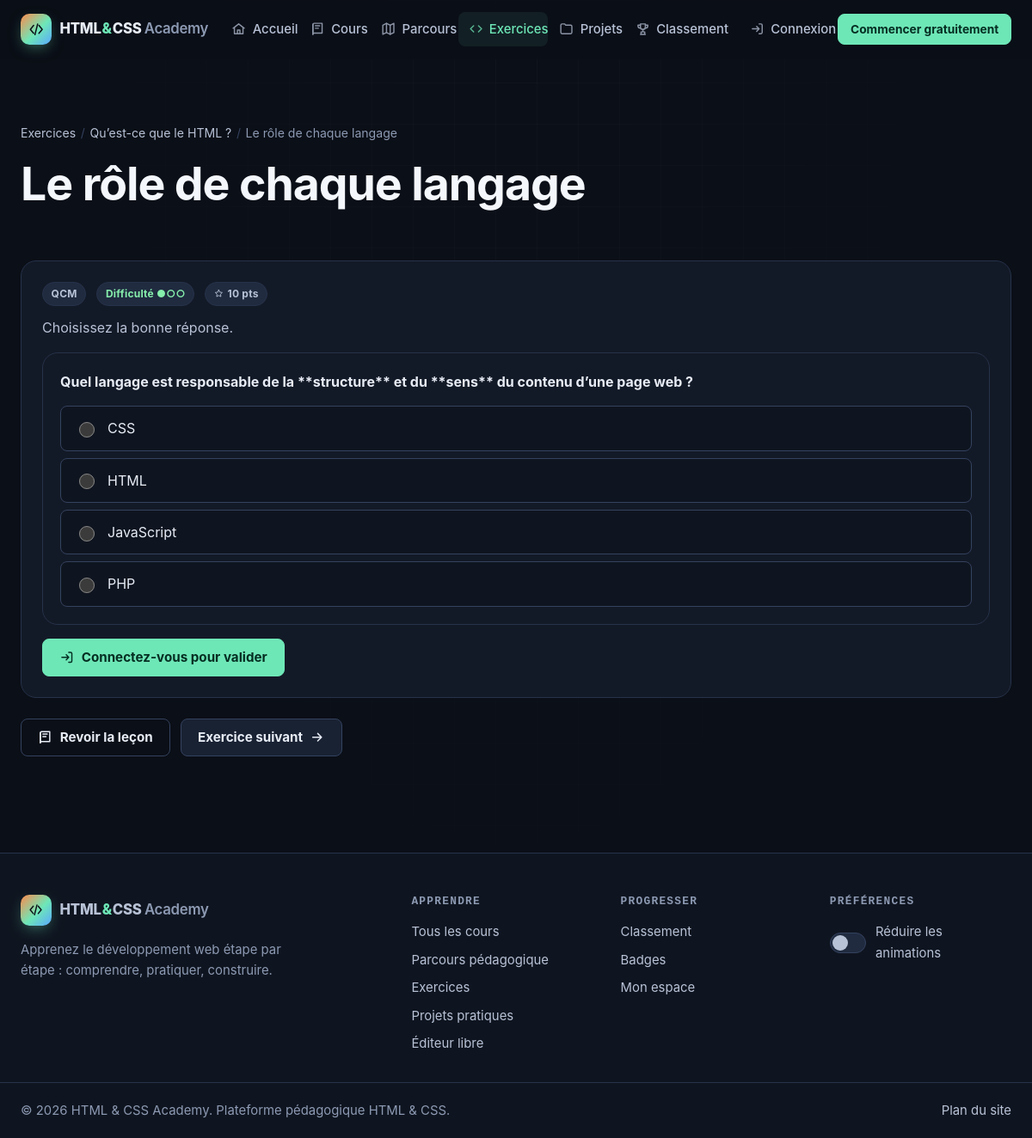
/exercice/qu-est-ce-que-html-ex2, run on the app's committed database.
### tables this page shows
CREATE TABLE lessons (
  id               INT UNSIGNED NOT NULL AUTO_INCREMENT,
  module_id        INT UNSIGNED NOT NULL,
  title            VARCHAR(150) NOT NULL,
  slug             VARCHAR(150) NOT NULL,
  duration_minutes SMALLINT UNSIGNED NOT NULL DEFAULT 10,
  introduction     TEXT         NOT NULL,
  objectives       JSON         NULL COMMENT 'Liste des objectifs',
  prerequisites    JSON         NULL COMMENT 'Liste des prérequis',
  theory           MEDIUMTEXT   NOT NULL COMMENT 'Explication théorique (Markdown restreint)',
  syntax_code      TEXT         NULL COMMENT 'Syntaxe minimale',
  simple_html      TEXT         NULL,
  simple_css       TEXT         NULL,
  example_html     MEDIUMTEXT   NULL COMMENT 'Exemple détaillé (HTML)',
  example_css      MEDIUMTEXT   NULL COMMENT 'Exemple détaillé (CSS)',
  line_by_line     JSON         NULL COMMENT '[[code, explication], ...]',
  reference_items  JSON         NULL COMMENT '[[balise/propriété, description], ...]',
  common_mistakes  JSON         NULL,
  best_practices   JSON         NULL,
  practical        TEXT         NULL COMMENT 'Utilisation dans un vrai projet (Markdown)',
  summary_points   JSON         NULL,
  challenge        TEXT         NULL,
  is_published     TINYINT(1)   NOT NULL DEFAULT 1,
  sort_order       SMALLINT     NOT NULL DEFAULT 0,
  created_at       DATETIME     NOT NULL DEFAULT CURRENT_TIMESTAMP,
  updated_at       DATETIME     NOT NULL DEFAULT CURRENT_TIMESTAMP ON UPDATE CURRENT_TIMESTAMP,
  PRIMARY KEY (id),
  UNIQUE KEY uq_lessons_slug (slug),
  KEY idx_lessons_module (module_id, sort_order),
  KEY idx_lessons_published (is_published),
  CONSTRAINT fk_lessons_module FOREIGN KEY (module_id) REFERENCES modules (id) ON DELETE CASCADE
);

CREATE TABLE exercises (
  id               INT UNSIGNED NOT NULL AUTO_INCREMENT,
  lesson_id        INT UNSIGNED NULL,
  title            VARCHAR(150) NOT NULL,
  slug             VARCHAR(150) NOT NULL,
  type             ENUM('code','fill','fix','qcm','truefalse') NOT NULL DEFAULT 'code',
  difficulty       TINYINT UNSIGNED NOT NULL DEFAULT 1,
  instructions     TEXT         NOT NULL,
  starter_html     TEXT         NULL,
  starter_css      TEXT         NULL,
  solution_html    TEXT         NULL,
  solution_css     TEXT         NULL,
  validation_rules JSON         NULL COMMENT 'Règles de vérification automatique',
  hint             TEXT         NULL,
  explanation      TEXT         NULL,
  points           SMALLINT UNSIGNED NOT NULL DEFAULT 10,
  sort_order       SMALLINT     NOT NULL DEFAULT 0,
  created_at       DATETIME     NOT NULL DEFAULT CURRENT_TIMESTAMP,
  updated_at       DATETIME     NOT NULL DEFAULT CURRENT_TIMESTAMP ON UPDATE CURRENT_TIMESTAMP,
  PRIMARY KEY (id),
  UNIQUE KEY uq_exercises_slug (slug),
  KEY idx_exercises_lesson (lesson_id, sort_order),
  KEY idx_exercises_type (type),
  CONSTRAINT fk_exercises_lesson FOREIGN KEY (lesson_id) REFERENCES lessons (id) ON DELETE SET NULL,
  CONSTRAINT chk_exercises_difficulty CHECK (difficulty BETWEEN 1 AND 3)
);

CREATE TABLE questions (
  id           INT UNSIGNED NOT NULL AUTO_INCREMENT,
  lesson_id    INT UNSIGNED NULL,
  exercise_id  INT UNSIGNED NULL,
  question     TEXT         NOT NULL,
  type         ENUM('single','truefalse') NOT NULL DEFAULT 'single',
  code_snippet TEXT         NULL,
  explanation  TEXT         NULL,
  sort_order   SMALLINT     NOT NULL DEFAULT 0,
  created_at   DATETIME     NOT NULL DEFAULT CURRENT_TIMESTAMP,
  updated_at   DATETIME     NOT NULL DEFAULT CURRENT_TIMESTAMP ON UPDATE CURRENT_TIMESTAMP,
  PRIMARY KEY (id),
  KEY idx_questions_lesson (lesson_id, sort_order),
  KEY idx_questions_exercise (exercise_id),
  CONSTRAINT fk_questions_lesson FOREIGN KEY (lesson_id) REFERENCES lessons (id) ON DELETE CASCADE,
  CONSTRAINT fk_questions_exercise FOREIGN KEY (exercise_id) REFERENCES exercises (id) ON DELETE CASCADE
);

CREATE TABLE answers (
  id          INT UNSIGNED NOT NULL AUTO_INCREMENT,
  question_id INT UNSIGNED NOT NULL,
  answer_text VARCHAR(500) NOT NULL,
  is_correct  TINYINT(1)   NOT NULL DEFAULT 0,
  sort_order  SMALLINT     NOT NULL DEFAULT 0,
  created_at  DATETIME     NOT NULL DEFAULT CURRENT_TIMESTAMP,
  updated_at  DATETIME     NOT NULL DEFAULT CURRENT_TIMESTAMP ON UPDATE CURRENT_TIMESTAMP,
  PRIMARY KEY (id),
  KEY idx_answers_question (question_id, sort_order),
  CONSTRAINT fk_answers_question FOREIGN KEY (question_id) REFERENCES questions (id) ON DELETE CASCADE
);

CREATE TABLE settings (
  id            INT UNSIGNED NOT NULL AUTO_INCREMENT,
  setting_key   VARCHAR(80)  NOT NULL,
  setting_value TEXT         NULL,
  label         VARCHAR(150) NOT NULL DEFAULT '',
  created_at    DATETIME     NOT NULL DEFAULT CURRENT_TIMESTAMP,
  updated_at    DATETIME     NOT NULL DEFAULT CURRENT_TIMESTAMP ON UPDATE CURRENT_TIMESTAMP,
  PRIMARY KEY (id),
  UNIQUE KEY uq_settings_key (setting_key)
);

### includes/partials/exercise-widget.php (the view, shortened to what the rows shown need)
<?php
$isCode = in_array($exercise['type'], ['code', 'fill', 'fix'], true);
$question = $isCode ? null : ExerciseModel::question((int) $exercise['id']);
$hasCss = trim((string) $exercise['starter_css']) !== '' || trim((string) $exercise['solution_css']) !== '';
$langs = $hasCss ? ['html', 'css'] : ['html'];
$wid = 'ex-' . (int) $exercise['id'];
?>
<div class="exercise-widget" data-exercise="<?= (int) $exercise['id'] ?>" data-type="<?= e($exercise['type']) ?>" data-editor-id="<?= e($wid) ?>">
  <div class="btn-row" style="margin-bottom:.75rem">
    <span class="tag"><?= e(ExerciseModel::TYPES[$exercise['type']]) ?></span>
    <span class="tag tag--level-<?= (int) $exercise['difficulty'] ?>">Difficulté <?= str_repeat('●', (int) $exercise['difficulty']) . str_repeat('○', 3 - (int) $exercise['difficulty']) ?></span>
    <span class="tag"><?= icon('star', 'icon icon--sm') ?> <?= (int) $exercise['points'] ?> pts</span>
  </div>
  <?php if ($isCode): ?>
    <?php partial('editor', [
        'id'          => $wid,
        'html'        => (string) $exercise['starter_html'],
        'css'         => (string) $exercise['starter_css'],
        'langs'       => $langs,
        'storageKey'  => 'exercise-' . $exercise['id'],
        'label'       => 'Éditeur de l’exercice : ' . $exercise['title'],
    ]); ?>
    <textarea hidden data-solution="html" aria-hidden="true" tabindex="-1"><?= e((string) $exercise['solution_html']) ?></textarea>
    <textarea hidden data-solution="css" aria-hidden="true" tabindex="-1"><?= e((string) $exercise['solution_css']) ?></textarea>
  <?php elseif ($question): ?>
    <fieldset class="quiz-question" data-question>
      <legend><?= e($question['question']) ?></legend>
      <div class="quiz-options">
        <?php foreach ($question['answers'] as $a): ?>
          <label class="quiz-option" data-answer="<?= (int) $a['id'] ?>">
            <input type="radio" name="<?= e($wid) ?>-answer" value="<?= (int) $a['id'] ?>">
            <span><?= Markdown::inline($a['answer_text']) ?></span>
          </label>
        <?php endforeach; ?>
      </div>
    </fieldset>
  <?php endif; ?>
</div>

### exercises/exercise.php (shortened to what the rows shown need)
<?php
require __DIR__ . '/../includes/bootstrap.php';
$exercise = ExerciseModel::findBySlug(input('slug'));
$user = current_user();
$passed = $user && isset(ExerciseModel::passedIds((int) $user['id'])[(int) $exercise['id']]);
$all = ExerciseModel::catalog();
require ROOT_PATH . '/includes/header.php';
?>
<div class="container">
  <header class="page-head" style="padding-bottom:0">
    <ol class="breadcrumb">
      <li><a href="<?= e(route('exercises')) ?>">Exercices</a></li>
      <?php if ($exercise['lesson_slug']): ?><li><a href="<?= e(route('lesson', $exercise['lesson_slug'])) ?>"><?= e($exercise['lesson_title']) ?></a></li><?php endif; ?>
      <li aria-current="page"><?= e($exercise['title']) ?></li>
    </ol>
    <h1><?= e($exercise['title']) ?></h1>
  </header>
  <div class="exercise-layout" style="grid-template-columns:1fr">
    <div class="card">
      <?php partial('exercise-widget', ['exercise' => $exercise, 'user' => $user, 'passed' => $passed]); ?>
    </div>
  </div>
</div>
<?php require ROOT_PATH . '/includes/footer.php'; ?>

### includes/classes/Markdown.php (shortened to what the rows shown need)
<?php
final class Markdown
{
    public static function inline(string $text): string
    {
        $codes = [];
        $text = preg_replace_callback('/`([^`]+)`/', static function ($m) use (&$codes) {
            $codes[] = '<code>' . htmlspecialchars($m[1], ENT_QUOTES | ENT_SUBSTITUTE, 'UTF-8') . '</code>';
            return "\x1A" . (count($codes) - 1) . "\x1A";
        }, $text);
        $text = htmlspecialchars($text, ENT_QUOTES | ENT_SUBSTITUTE, 'UTF-8');
        $text = preg_replace('/\*\*(.+?)\*\*/s', '<strong>$1</strong>', $text);
        $text = preg_replace('/(?<![\w*])\*(?!\s)(.+?)(?<!\s)\*(?![\w*])/s', '<em>$1</em>', $text);
        $text = preg_replace_callback('/\[([^\]]+)\]\(([^)\s]+)\)/', static function ($m) {
            $url = html_entity_decode($m[2], ENT_QUOTES, 'UTF-8');
            if (!preg_match('~^(https?://|/|#|\./|mailto:)~i', $url)) {
                return $m[1];
            }
            $external = str_starts_with($url, 'http');
            return sprintf(
                '<a href="%s"%s>%s</a>',
                htmlspecialchars($url, ENT_QUOTES, 'UTF-8'),
                $external ? ' target="_blank" rel="noopener noreferrer"' : '',
                $m[1]
            );
        }, $text);
        return preg_replace_callback("/\x1A(\d+)\x1A/", static fn ($m) => $codes[(int) $m[1]], $text);
    }
}

### includes/footer.php (shortened to what the rows shown need)
  </main>
  <footer class="site-footer">
    <div class="container site-footer__grid">
      <nav aria-label="Apprendre">
        <h2 class="site-footer__title">Apprendre</h2>
      </nav>
      <nav aria-label="Communauté">
        <h2 class="site-footer__title">Progresser</h2>
      </nav>
      <div>
        <h2 class="site-footer__title">Préférences</h2>
      </div>
    </div>
    <div class="container site-footer__bottom">
      <p>&copy; <?= date('Y') ?> <?= e(setting('site_name', config('app.name'))) ?>. Plateforme pédagogique HTML &amp; CSS.</p>
      <p><a href="<?= e(url('sitemap.xml')) ?>">Plan du site</a></p>
    </div>
  </footer>
</body>
</html>

### data on the page
lessons: title "Qu’est-ce que le HTML ?"
exercises: title "Le rôle de chaque langage", type "QCM", difficulty "●", difficulty "○○", points "10"
questions: question "Quel langage est responsable de la **structure** et du **sens** du contenu d’une page web ?"
answers: answer_text "CSS"
answers: answer_text "HTML"
answers: answer_text "JavaScript"
answers: answer_text "PHP"
settings: setting_value "HTML & CSS Academy"

### other printed values
$label "Accueil"
$label "Cours"
$label "Parcours"
$label "Exercices"
$label "Projets"
$label "Classement"
preg_replace('/\*\*(.+?)\*\*/s', '<strong>$1</strong>', $text) "Choisissez la bonne réponse."
